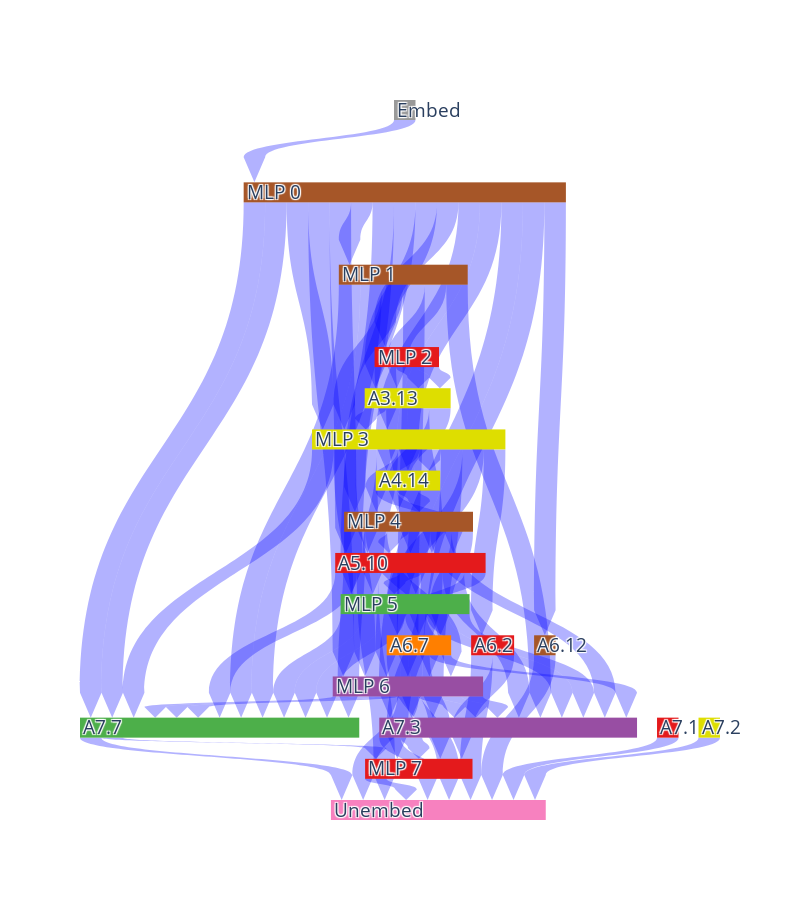

Here is the notebook cell this chart was saved with:
### Code cell
regular_remaining_edges, regular_pruned_scores = test_model(patched_baseline_model, train_loader, save_path="../plots/our-baseline.svg")

### Figure 1 — Plotly figure (JSON) as saved in the notebook; plotly's stock layout.template omitted (floating-point values rounded to 4 significant figures; data arrays with more than 128 entries replaced by an {"elided": "..."} marker saying what was removed)
{"data": [{"arrangement": "perpendicular", "domain": {"y": [0, 1]}, "link": {"arrowlen": 25, "color": {"elided": "390 str values"}, "label": {"elided": "390 str values"}, "source": {"elided": "390 int values"}, "target": {"elided": "390 int values"}, "value": {"elided": "390 float values"}}, "node": {"color": {"elided": "138 str values"}, "label": {"elided": "138 str values"}, "line": {"width": 0}}, "orientation": "v", "type": "sankey"}], "layout": {"height": 900, "plot_bgcolor": "blue", "width": 800}}
